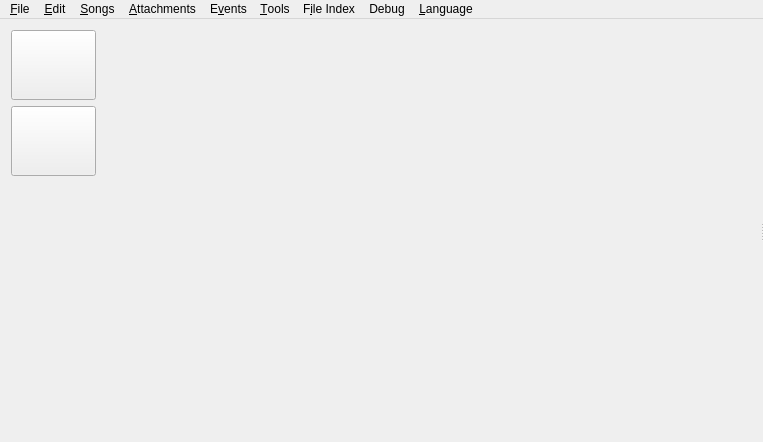
<?xml version="1.0" encoding="UTF-8"?>
<ui version="4.0">
 <class>MainWindow</class>
 <widget class="QMainWindow" name="MainWindow">
  <property name="geometry">
   <rect>
    <x>0</x>
    <y>0</y>
    <width>763</width>
    <height>442</height>
   </rect>
  </property>
  <property name="styleSheet">
   <string notr="true"/>
  </property>
  <widget class="QWidget" name="centralWidget">
   <layout class="QHBoxLayout" name="horizontalLayout">
    <property name="leftMargin">
     <number>0</number>
    </property>
    <property name="topMargin">
     <number>0</number>
    </property>
    <property name="rightMargin">
     <number>0</number>
    </property>
    <property name="bottomMargin">
     <number>0</number>
    </property>
    <item>
     <widget class="QSplitter" name="splitter">
      <property name="styleSheet">
       <string notr="true"/>
      </property>
      <property name="orientation">
       <enum>Qt::Horizontal</enum>
      </property>
      <property name="handleWidth">
       <number>3</number>
      </property>
      <widget class="QWidget" name="widget" native="true">
       <layout class="QVBoxLayout" name="verticalLayout">
        <item>
         <widget class="QPushButton" name="buttonSongDatabase">
          <property name="minimumSize">
           <size>
            <width>85</width>
            <height>70</height>
           </size>
          </property>
          <property name="maximumSize">
           <size>
            <width>85</width>
            <height>70</height>
           </size>
          </property>
          <property name="toolTip">
           <string>Switch to song manager.</string>
          </property>
          <property name="text">
           <string/>
          </property>
          <property name="icon">
           <iconset resource="ressources.qrc">
            <normaloff>:/icons/icons/song1.png</normaloff>:/icons/icons/song1.png</iconset>
          </property>
          <property name="iconSize">
           <size>
            <width>40</width>
            <height>40</height>
           </size>
          </property>
         </widget>
        </item>
        <item>
         <widget class="QPushButton" name="buttonEventDatabase">
          <property name="minimumSize">
           <size>
            <width>85</width>
            <height>70</height>
           </size>
          </property>
          <property name="maximumSize">
           <size>
            <width>85</width>
            <height>70</height>
           </size>
          </property>
          <property name="toolTip">
           <string>Switch to event manager.</string>
          </property>
          <property name="text">
           <string/>
          </property>
          <property name="icon">
           <iconset resource="ressources.qrc">
            <normaloff>:/icons/icons/calendaricons.png</normaloff>:/icons/icons/calendaricons.png</iconset>
          </property>
          <property name="iconSize">
           <size>
            <width>40</width>
            <height>40</height>
           </size>
          </property>
         </widget>
        </item>
        <item>
         <spacer name="verticalSpacer">
          <property name="orientation">
           <enum>Qt::Vertical</enum>
          </property>
          <property name="sizeHint" stdset="0">
           <size>
            <width>20</width>
            <height>196</height>
           </size>
          </property>
         </spacer>
        </item>
       </layout>
      </widget>
      <widget class="QStackedWidget" name="stackedWidget">
       <property name="currentIndex">
        <number>1</number>
       </property>
       <widget class="QWidget" name="page">
        <layout class="QHBoxLayout" name="horizontalLayout_2">
         <property name="spacing">
          <number>0</number>
         </property>
         <property name="leftMargin">
          <number>0</number>
         </property>
         <property name="topMargin">
          <number>0</number>
         </property>
         <property name="rightMargin">
          <number>0</number>
         </property>
         <property name="bottomMargin">
          <number>0</number>
         </property>
         <item>
          <widget class="SongDatabaseWidget" name="songDatabaseWidget" native="true"/>
         </item>
        </layout>
       </widget>
       <widget class="QWidget" name="page_2">
        <layout class="QHBoxLayout" name="horizontalLayout_3">
         <property name="spacing">
          <number>0</number>
         </property>
         <property name="leftMargin">
          <number>0</number>
         </property>
         <property name="topMargin">
          <number>0</number>
         </property>
         <property name="rightMargin">
          <number>0</number>
         </property>
         <property name="bottomMargin">
          <number>0</number>
         </property>
         <item>
          <widget class="EventDatabaseWidget" name="eventDatabaseWidget" native="true"/>
         </item>
        </layout>
       </widget>
      </widget>
     </widget>
    </item>
   </layout>
  </widget>
  <widget class="QMenuBar" name="menuBar">
   <property name="geometry">
    <rect>
     <x>0</x>
     <y>0</y>
     <width>763</width>
     <height>27</height>
    </rect>
   </property>
   <widget class="QMenu" name="menu_File">
    <property name="toolTip">
     <string>File related stuff.</string>
    </property>
    <property name="title">
     <string>&amp;File</string>
    </property>
    <addaction name="actionNew_Project"/>
    <addaction name="separator"/>
    <addaction name="actionOpen"/>
    <addaction name="actionSave"/>
    <addaction name="actionSave_As"/>
    <addaction name="separator"/>
    <addaction name="actionSync"/>
    <addaction name="actionClone"/>
   </widget>
   <widget class="QMenu" name="menuTools">
    <property name="toolTip">
     <string>Tools.</string>
    </property>
    <property name="title">
     <string>&amp;Tools</string>
    </property>
    <addaction name="actionIdentites"/>
    <addaction name="actionSettings"/>
    <addaction name="action_Export_all_songs"/>
   </widget>
   <widget class="QMenu" name="menuAttachments">
    <property name="toolTip">
     <string>Attachment related stuff.</string>
    </property>
    <property name="title">
     <string>&amp;Attachments</string>
    </property>
    <addaction name="separator"/>
    <addaction name="actionDelete_Attachment"/>
    <addaction name="actionRename_Attachment"/>
    <addaction name="actionDuplicate_Attachment"/>
   </widget>
   <widget class="QMenu" name="menuEdit">
    <property name="toolTip">
     <string>Edit.</string>
    </property>
    <property name="title">
     <string>&amp;Edit</string>
    </property>
    <addaction name="actionUndo"/>
    <addaction name="actionRedo"/>
    <addaction name="separator"/>
   </widget>
   <widget class="QMenu" name="menuDebug">
    <property name="title">
     <string>Debug</string>
    </property>
    <addaction name="actionOpen_Terminal_here"/>
   </widget>
   <widget class="QMenu" name="menuFile_Index">
    <property name="toolTip">
     <string>File index related stuff.</string>
    </property>
    <property name="title">
     <string>F&amp;ile Index</string>
    </property>
    <addaction name="action_Index_Info"/>
    <addaction name="actionAdd_Folder"/>
    <addaction name="separator"/>
    <addaction name="actionClear_Index"/>
   </widget>
   <widget class="QMenu" name="menuEvents">
    <property name="toolTip">
     <string>Event related stuff.</string>
    </property>
    <property name="title">
     <string>E&amp;vents</string>
    </property>
   </widget>
   <widget class="QMenu" name="menuSongs">
    <property name="toolTip">
     <string>Song related stuff.</string>
    </property>
    <property name="title">
     <string>&amp;Songs</string>
    </property>
    <widget class="QMenu" name="menuVisible_attributes">
     <property name="title">
      <string>Visible attributes ...</string>
     </property>
     <addaction name="separator"/>
    </widget>
    <addaction name="menuVisible_attributes"/>
   </widget>
   <widget class="QMenu" name="menu_Language">
    <property name="title">
     <string>&amp;Language</string>
    </property>
   </widget>
   <addaction name="menu_File"/>
   <addaction name="menuEdit"/>
   <addaction name="menuSongs"/>
   <addaction name="menuAttachments"/>
   <addaction name="menuEvents"/>
   <addaction name="menuTools"/>
   <addaction name="menuFile_Index"/>
   <addaction name="menuDebug"/>
   <addaction name="menu_Language"/>
  </widget>
  <action name="actionNew_Project">
   <property name="text">
    <string>&amp;New Project</string>
   </property>
   <property name="toolTip">
    <string>Create a new empty project.</string>
   </property>
   <property name="shortcut">
    <string notr="true">Ctrl+Shift+N</string>
   </property>
  </action>
  <action name="actionSave">
   <property name="icon">
    <iconset resource="ressources.qrc">
     <normaloff>:/icons/icons/floppy16.png</normaloff>:/icons/icons/floppy16.png</iconset>
   </property>
   <property name="text">
    <string>&amp;Save</string>
   </property>
   <property name="toolTip">
    <string>Save the current project.</string>
   </property>
   <property name="shortcut">
    <string notr="true">Ctrl+S</string>
   </property>
  </action>
  <action name="actionSave_As">
   <property name="icon">
    <iconset resource="ressources.qrc">
     <normaloff>:/icons/icons/floppy16.png</normaloff>:/icons/icons/floppy16.png</iconset>
   </property>
   <property name="text">
    <string>Save As</string>
   </property>
   <property name="toolTip">
    <string>Save the current project as.</string>
   </property>
   <property name="shortcut">
    <string notr="true">Ctrl+Shift+S</string>
   </property>
  </action>
  <action name="actionOpen">
   <property name="icon">
    <iconset resource="ressources.qrc">
     <normaloff>:/icons/icons/open127.png</normaloff>:/icons/icons/open127.png</iconset>
   </property>
   <property name="text">
    <string>Open</string>
   </property>
   <property name="toolTip">
    <string>Open an existing project.</string>
   </property>
   <property name="shortcut">
    <string notr="true">Ctrl+O</string>
   </property>
  </action>
  <action name="action_Index_Info">
   <property name="text">
    <string>Index Info ...</string>
   </property>
   <property name="toolTip">
    <string>Information about the file index.</string>
   </property>
   <property name="shortcut">
    <string notr="true"/>
   </property>
  </action>
  <action name="actionAdd_Folder">
   <property name="text">
    <string>Add Folder ...</string>
   </property>
   <property name="toolTip">
    <string>Add Folder to the file index.</string>
   </property>
   <property name="shortcut">
    <string notr="true"/>
   </property>
  </action>
  <action name="actionClear_Index">
   <property name="text">
    <string>Clear Index</string>
   </property>
   <property name="toolTip">
    <string>Remove all files from file index.</string>
   </property>
   <property name="shortcut">
    <string notr="true"/>
   </property>
  </action>
  <action name="actionDelete_Attachment">
   <property name="icon">
    <iconset resource="ressources.qrc">
     <normaloff>:/oldIcons/oldIcons/1411698394_attachment_remove-128.png</normaloff>:/oldIcons/oldIcons/1411698394_attachment_remove-128.png</iconset>
   </property>
   <property name="text">
    <string>Delete Attachment</string>
   </property>
   <property name="toolTip">
    <string>Delete Attachment selected attachment.</string>
   </property>
   <property name="shortcut">
    <string notr="true">Ctrl+Del</string>
   </property>
  </action>
  <action name="actionUndo">
   <property name="icon">
    <iconset resource="ressources.qrc">
     <normaloff>:/icons/icons/left64.png</normaloff>:/icons/icons/left64.png</iconset>
   </property>
   <property name="text">
    <string>&amp;Undo</string>
   </property>
   <property name="toolTip">
    <string>Undo the last action.</string>
   </property>
   <property name="shortcut">
    <string notr="true">Ctrl+Z</string>
   </property>
  </action>
  <action name="actionRedo">
   <property name="icon">
    <iconset resource="ressources.qrc">
     <normaloff>:/icons/icons/right53.png</normaloff>:/icons/icons/right53.png</iconset>
   </property>
   <property name="text">
    <string>&amp;Redo</string>
   </property>
   <property name="toolTip">
    <string>Redo the last undone action.</string>
   </property>
   <property name="shortcut">
    <string notr="true">Ctrl+Y</string>
   </property>
  </action>
  <action name="actionClone">
   <property name="icon">
    <iconset resource="ressources.qrc">
     <normaloff>:/icons/icons/war4.png</normaloff>:/icons/icons/war4.png</iconset>
   </property>
   <property name="text">
    <string>Clone ...</string>
   </property>
   <property name="toolTip">
    <string>Clone a repository.</string>
   </property>
   <property name="shortcut">
    <string notr="true"/>
   </property>
  </action>
  <action name="actionOpen_Terminal_here">
   <property name="text">
    <string>Open terminal</string>
   </property>
   <property name="shortcut">
    <string notr="true"/>
   </property>
  </action>
  <action name="actionRename_Attachment">
   <property name="icon">
    <iconset resource="ressources.qrc">
     <normaloff>:/oldIcons/oldIcons/1411734805_rename.png</normaloff>:/oldIcons/oldIcons/1411734805_rename.png</iconset>
   </property>
   <property name="text">
    <string>Rename Attachment ...</string>
   </property>
   <property name="toolTip">
    <string>Rename selected attachment.</string>
   </property>
   <property name="shortcut">
    <string notr="true">F2</string>
   </property>
  </action>
  <action name="actionDuplicate_Attachment">
   <property name="icon">
    <iconset resource="ressources.qrc">
     <normaloff>:/icons/icons/duplicate2.png</normaloff>:/icons/icons/duplicate2.png</iconset>
   </property>
   <property name="text">
    <string>Duplicate Attachment</string>
   </property>
   <property name="toolTip">
    <string>Duplicate selected attachment.</string>
   </property>
   <property name="shortcut">
    <string notr="true">Ctrl+D</string>
   </property>
  </action>
  <action name="actionSync">
   <property name="icon">
    <iconset resource="ressources.qrc">
     <normaloff>:/oldIcons/oldIcons/1411737168_POWER - RESTART.png</normaloff>:/oldIcons/oldIcons/1411737168_POWER - RESTART.png</iconset>
   </property>
   <property name="text">
    <string>Sync</string>
   </property>
   <property name="toolTip">
    <string>Synchronizes local project with remote repository.</string>
   </property>
   <property name="shortcut">
    <string notr="true"/>
   </property>
  </action>
  <action name="actionIdentites">
   <property name="text">
    <string>Identites ...</string>
   </property>
   <property name="toolTip">
    <string>Manage identities.</string>
   </property>
   <property name="shortcut">
    <string notr="true"/>
   </property>
  </action>
  <action name="actionSettings">
   <property name="text">
    <string>Preferences ...</string>
   </property>
   <property name="toolTip">
    <string>Settings.</string>
   </property>
   <property name="shortcut">
    <string notr="true"/>
   </property>
  </action>
  <action name="action_Export_all_songs">
   <property name="text">
    <string>&amp;Export all songs</string>
   </property>
  </action>
 </widget>
 <layoutdefault spacing="6" margin="11"/>
 <customwidgets>
  <customwidget>
   <class>SongDatabaseWidget</class>
   <extends>QWidget</extends>
   <header>DatabaseView/SongDatabaseView/songdatabasewidget.h</header>
   <container>1</container>
  </customwidget>
  <customwidget>
   <class>EventDatabaseWidget</class>
   <extends>QWidget</extends>
   <header>DatabaseView/EventDatabaseView/eventdatabasewidget.h</header>
   <container>1</container>
  </customwidget>
 </customwidgets>
 <resources>
  <include location="ressources.qrc"/>
 </resources>
 <connections/>
</ui>
